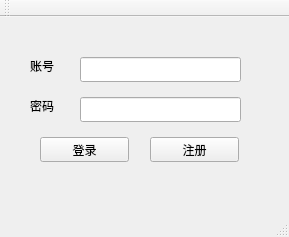
<?xml version="1.0" encoding="UTF-8"?>
<ui version="4.0">
 <class>LoginWindow</class>
 <widget class="QMainWindow" name="LoginWindow">
  <property name="geometry">
   <rect>
    <x>0</x>
    <y>0</y>
    <width>289</width>
    <height>237</height>
   </rect>
  </property>
  <property name="windowTitle">
   <string>LoginWindow</string>
  </property>
  <widget class="QWidget" name="centralWidget">
   <widget class="QLabel" name="userlab">
    <property name="geometry">
     <rect>
      <x>30</x>
      <y>40</y>
      <width>67</width>
      <height>17</height>
     </rect>
    </property>
    <property name="text">
     <string>账号</string>
    </property>
   </widget>
   <widget class="QLabel" name="userlab_2">
    <property name="geometry">
     <rect>
      <x>30</x>
      <y>80</y>
      <width>67</width>
      <height>17</height>
     </rect>
    </property>
    <property name="text">
     <string>密码</string>
    </property>
   </widget>
   <widget class="QLineEdit" name="lineEdit">
    <property name="geometry">
     <rect>
      <x>80</x>
      <y>40</y>
      <width>161</width>
      <height>25</height>
     </rect>
    </property>
   </widget>
   <widget class="QLineEdit" name="lineEdit_2">
    <property name="geometry">
     <rect>
      <x>80</x>
      <y>80</y>
      <width>161</width>
      <height>25</height>
     </rect>
    </property>
    <property name="echoMode">
     <enum>QLineEdit::Password</enum>
    </property>
   </widget>
   <widget class="QPushButton" name="pushButton">
    <property name="geometry">
     <rect>
      <x>40</x>
      <y>120</y>
      <width>89</width>
      <height>25</height>
     </rect>
    </property>
    <property name="text">
     <string>登录</string>
    </property>
   </widget>
   <widget class="QPushButton" name="pushButton_2">
    <property name="geometry">
     <rect>
      <x>150</x>
      <y>120</y>
      <width>89</width>
      <height>25</height>
     </rect>
    </property>
    <property name="text">
     <string>注册</string>
    </property>
   </widget>
  </widget>
  <widget class="QMenuBar" name="menuBar">
   <property name="geometry">
    <rect>
     <x>0</x>
     <y>0</y>
     <width>289</width>
     <height>28</height>
    </rect>
   </property>
  </widget>
  <widget class="QToolBar" name="mainToolBar">
   <attribute name="toolBarArea">
    <enum>TopToolBarArea</enum>
   </attribute>
   <attribute name="toolBarBreak">
    <bool>false</bool>
   </attribute>
  </widget>
  <widget class="QStatusBar" name="statusBar"/>
 </widget>
 <layoutdefault spacing="6" margin="11"/>
 <resources/>
 <connections/>
</ui>
